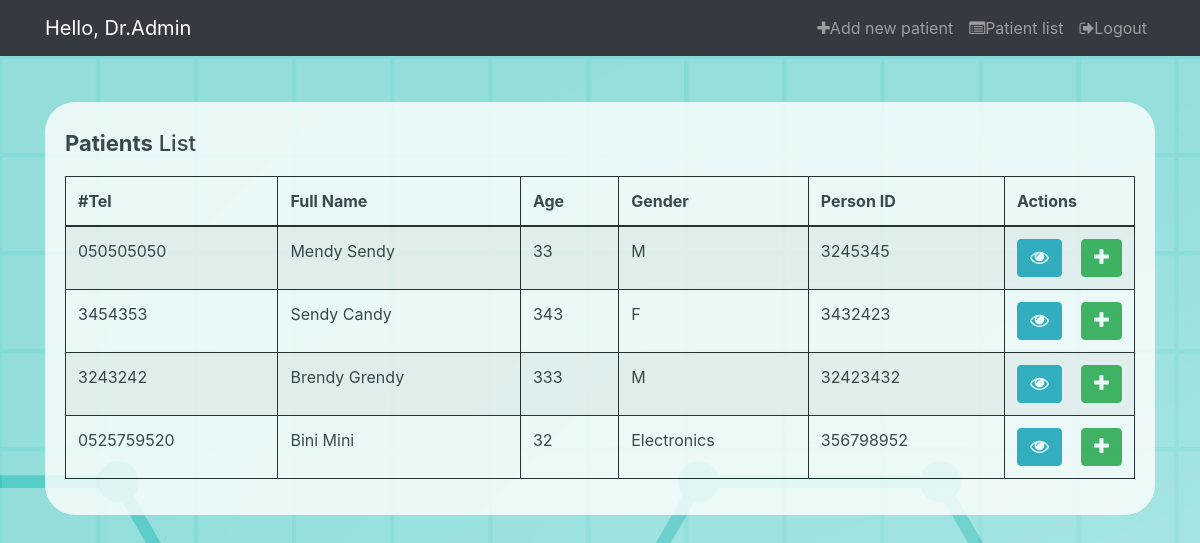
Page /patients (signed in) on the earlier database version.
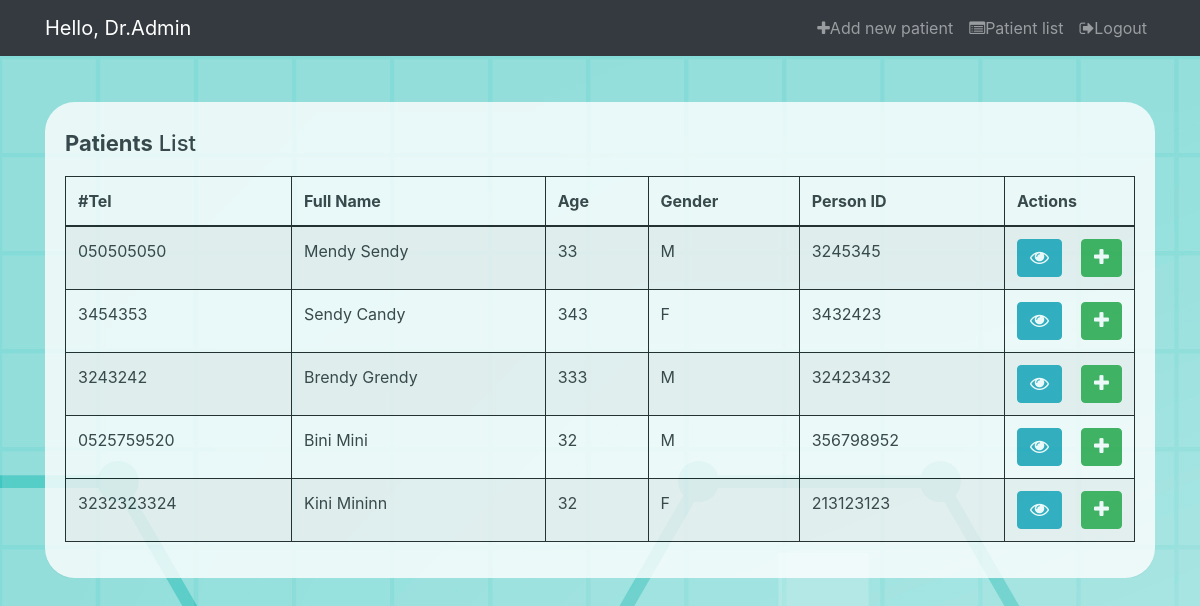
Same page on the later database version.
### patient/models.py (models this page shows, shortened)
class Patient(models.Model):
    fullName        = models.CharField(max_length=100, default ='Mendy')
    personID        = models.CharField(max_length=9, unique=True)
    tel             = models.CharField(max_length=10, default ='')
    gender          = models.CharField(max_length=10,default ='Male')
    age             = models.IntegerField()
    health_param    = models.OneToOneField(HealthParameters, models.SET_NULL,blank= True, null= True)
    questionnaire   = models.OneToOneField(Questionnaire, models.SET_NULL,blank= True, null= True)
    objects         = PatientManager()

### patient/views.py (the view)
# urls.py: path("patients", views.patients, name='patients'),
@login_required
def patients (request):
    patients = Patient.objects.all()
    return render(request, 'patients.html', {'patients': patients})

### templates/patients.html (shortened to what this page needs)
{% extends 'base.html' %}
{% load static %}
{% block head %}
<link rel="stylesheet" href="https://stackpath.bootstrapcdn.com/bootstrap/4.5.0/css/bootstrap.min.css">
<link rel="stylesheet" href="https://maxcdn.bootstrapcdn.com/font-awesome/4.7.0/css/font-awesome.min.css">
<link rel="stylesheet" href="{% static 'css/patients.css' %}">
{% endblock %}
{% block content %}
<br>
<br>
<br>
<div class="container-xl">
    <div class="table-responsive">
        <div class="table-wrapper">
            <div class="table-title">
                <div class="row">
                    <div class="col-sm-8"><h2><b>Patients</b> List</h2></div>
                    <div class="col-sm-4">
                    </div>
                </div>
            </div>
            <table class="table table-striped table-hover table-bordered">
                <thead>
                    <tr>
                        <th>#Tel</th>
                        <th>Full Name</th>
                        <th>Age </th>
                        <th>Gender</th>
                        <th>Person ID </th>
                        <th>Actions</th>
                    </tr>
                </thead>
                <tbody>
                {% for patient in patients %}
                    <tr>
                        <td >{{patient.tel}}</td>
                        <td >{{patient.fullName}}</td>
                        <td>{{patient.age}}</td>
                        <td>{{patient.gender}}</td>
                        <td>{{patient.personID}}</td>
                        <td>
                            <form action="getVisits" method="post">
                             <button style="float: left;" class="btn btn-info"  title="View history" data-toggle="tooltip" type="submit" value="{{patient.id}}" name="id" ><i class="fa fa-eye" aria-hidden="true" > </i></button>
                            </form>
                            <form action="newVisit" method="post">
                            <button style="float: right;" class="btn btn-success" title="Add visit" data-toggle="tooltip" type="submit" value="{{patient.id}}" name="id" ><i class="fa fa-plus" aria-hidden="true" ></i></button>
                            </form>
                        </td>
                    </tr>
                {%endfor%}
                </tbody>
            </table>
        </div>
    </div>
</div>
{% endblock %}

Differences in the rows shown:
changed Patient "Bini Mini": gender "Electronics" → "M"
added Patient: tel "3232323324", fullName "Kini Mininn", age "32", gender "F", personID "213123123", {{ patient.id }} 5 (drawn)
